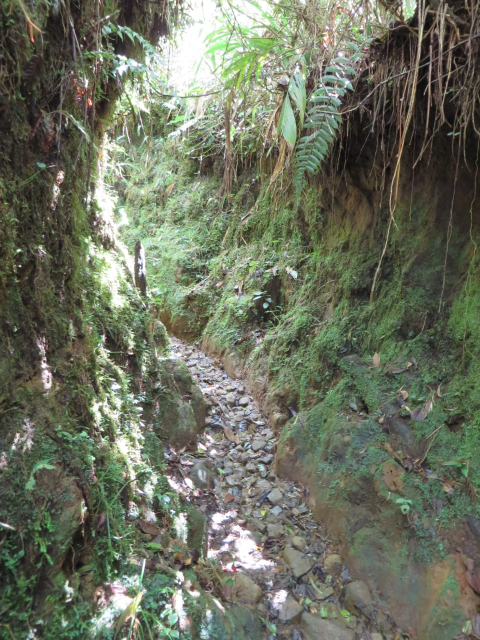
#> input picture images/trail.jpg, 960 x 1280 px (shown at 1/2 size)
$ python make_keyframes.py
#> lines starting #> are read from the running program, lines starting #| are printed output that depends on the picture
# Generates pre-graded lighting keyframes using YCbCr luminance channel,
# proper Kelvin-based color temperature tint, and realistic grain at night.
# Usage: python3 make_keyframes.py

from PIL import Image, ImageFilter
import numpy as np

SRC = 'images/trail.jpg'
MAX_W = 800

# (name, kelvin, brightness, gamma, blur, grain_strength)
KEYFRAMES = [
    ('kf_day',    6500,  1.000,  1.00, 0,   0),
    ('kf_low',    5500,  0.80,   1.05, 0,   0),
    ('kf_golden', 3800,  0.55,   1.15, 0,   0),
    ('kf_sunset', 2800,  0.34,   1.30, 0,   0),
    ('kf_civil',  7500,  0.16,   1.50, 1,   5),
    ('kf_dusk',   9000,  0.07,   1.70, 2,  12),
    ('kf_night', 12000,  0.028,  2.00, 3,  25),
]


def kelvin_to_rgb(temp):
    """Approximate Planckian blackbody curve → RGB multipliers (0..1)."""
    temp = max(1000, min(40000, temp))
    if temp <= 6600:
        r = 255.0
        g = 99.4708025861 * np.log(temp / 100 - 2) - 161.1195681661
    else:
        r = 329.698727446 * ((temp / 100 - 60) ** -0.1332047592)
        g = 288.1221695283 * ((temp / 100 - 60) ** -0.0755148492)
    if temp >= 6600:
        b = 255.0
    elif temp <= 1900:
        b = 0.0
    else:
        b = 138.5177312231 * np.log(temp / 100 - 10) - 305.0447927307
    return np.clip(np.array([r, g, b]) / 255.0, 0, 1)


NEUTRAL_RGB = kelvin_to_rgb(6500)


def apply_tint(rgb_arr, kelvin):
    """Multiply RGB by the tint ratio relative to D65 neutral."""
    tint = kelvin_to_rgb(kelvin) / NEUTRAL_RGB
    out = rgb_arr.astype(np.float32) * tint.reshape(1, 1, 3)
    return np.clip(out, 0, 255).astype(np.uint8)


def add_luma_grain(y_arr, strength):
    """Random noise on luma channel only."""
    noise = np.random.randint(-strength, strength + 1, y_arr.shape, dtype=np.int16)
    return np.clip(y_arr.astype(np.int16) + noise, 0, 255).astype(np.uint8)


img = Image.open(SRC).convert('RGB')
#> img is the input picture: PIL image 960x1280 RGB; mean R, G, B 107.4, 112.8, 95.3
if img.width > MAX_W:
    img = img.resize((MAX_W, round(img.height * MAX_W / img.width)), Image.LANCZOS)
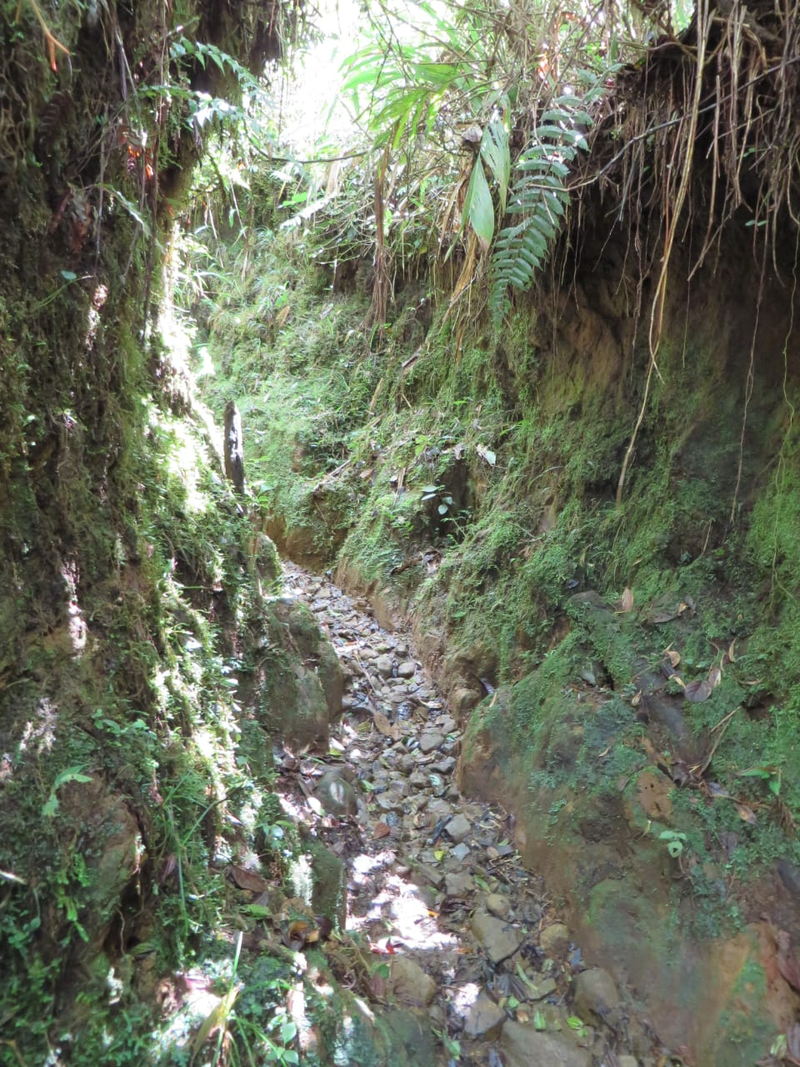
#> img: PIL image 800x1067 RGB; mean R, G, B 107.4, 112.8, 95.3

img_ycc = img.convert('YCbCr')
#> img_ycc: PIL image 800x1067 YCbCr; mean of channels 0, 1, 2 108.7, 119.7, 126.3
ycc_arr = np.array(img_ycc, dtype=np.float32)
#> ycc_arr: shape (1067, 800, 3) float32; mean of channels 0, 1, 2 108.7, 119.7, 126.2

for name, kelvin, brightness, gamma, blur, grain in KEYFRAMES:
    out_ycc = ycc_arr.copy()

    # Gamma + brightness on Y (luma) channel only — shadows die first
    y = out_ycc[:, :, 0] / 255.0
    y = (y ** gamma) * brightness
    y = (y / y.max()) * 255.0 if y.max() > 0 else y * 255.0
    out_ycc[:, :, 0] = np.clip(y, 0, 255)

    # Back to RGB
    out = Image.fromarray(out_ycc.astype(np.uint8), 'YCbCr').convert('RGB')

    # Kelvin-based tint on RGB
    rgb_arr = np.array(out, dtype=np.uint8)
    rgb_arr = apply_tint(rgb_arr, kelvin)

    # Blur
    if blur > 0:
        rgb_arr = np.array(Image.fromarray(rgb_arr).filter(ImageFilter.GaussianBlur(blur)))

    # Grain on luma only (extract Y, add noise, put back)
    if grain > 0:
        y_grain = np.array(Image.fromarray(rgb_arr).convert('YCbCr'), dtype=np.uint8)[:, :, 0]
        y_grain = add_luma_grain(y_grain, grain)
        rgb_ycc = np.array(Image.fromarray(rgb_arr).convert('YCbCr'))
        rgb_ycc[:, :, 0] = y_grain
        rgb_arr = np.array(Image.fromarray(rgb_ycc, 'YCbCr').convert('RGB'))

    Image.fromarray(rgb_arr).save(f'images/{name}.jpg', quality=85)
    print(f'images/{name}.jpg')
#> this loop made 7 passes
#> pass 1, `y = out_ycc[:, :, 0] / 255.0`:
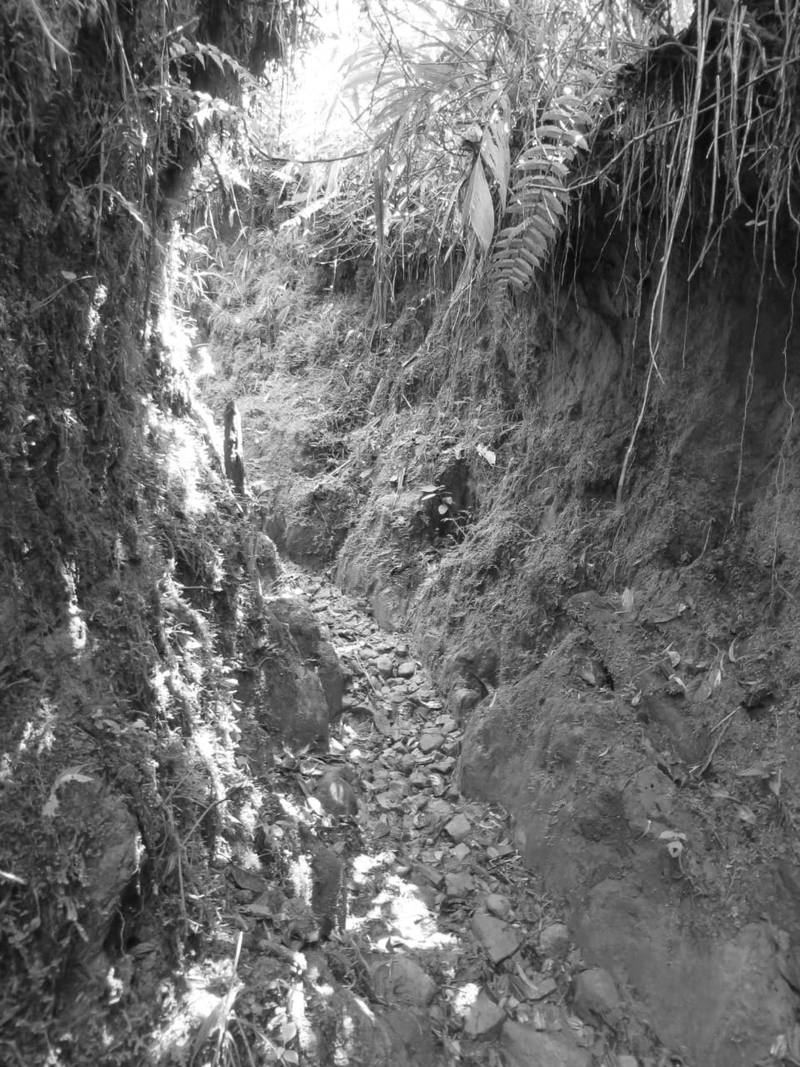
#> y: shape (1067, 800) float32; min 0.0275, max 1, mean 0.426
#> after the loop: out_ycc: shape (1067, 800, 3) float32; mean of channels 0, 1, 2 57.3, 119.7, 126.2
#> after the loop: rgb_arr: shape (1067, 800, 3); mean of channels 0, 1, 2 39.3, 50.6, 42.7
#> after the loop: rgb_ycc: shape (1067, 800, 3); mean of channels 0, 1, 2 46.6, 125.5, 122.9
#> after the loop:
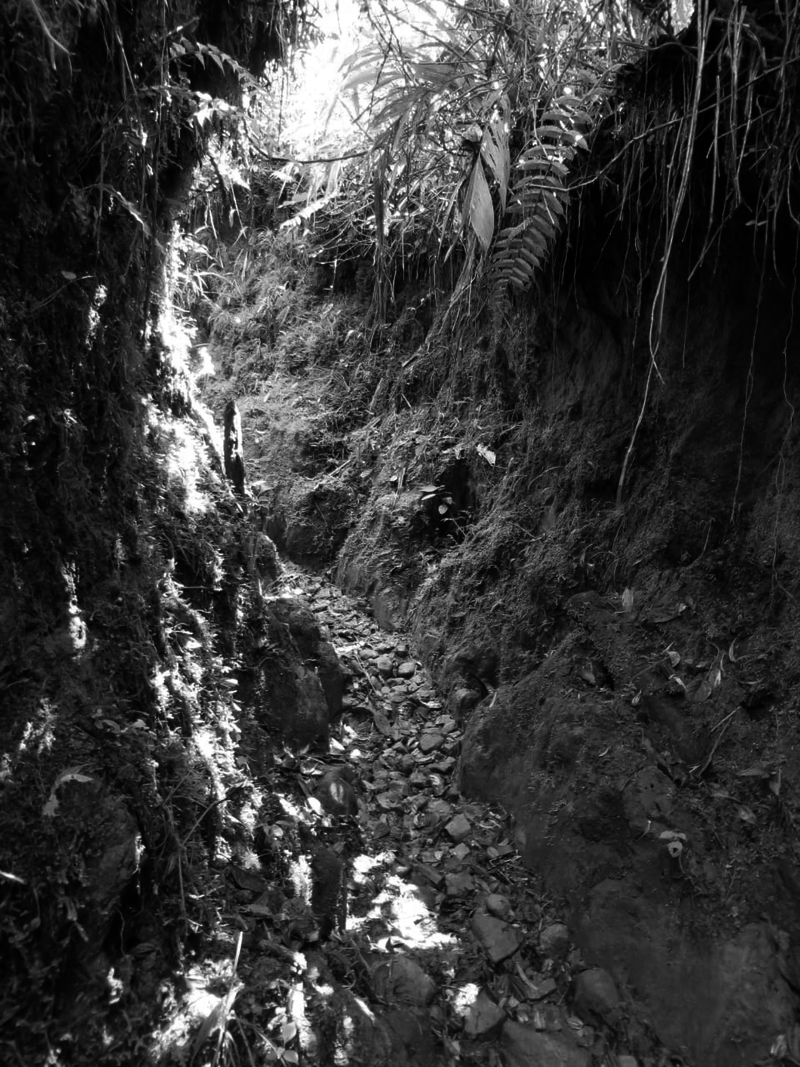
#> y: shape (1067, 800) float32; min 0.192, max 255, mean 57.3
